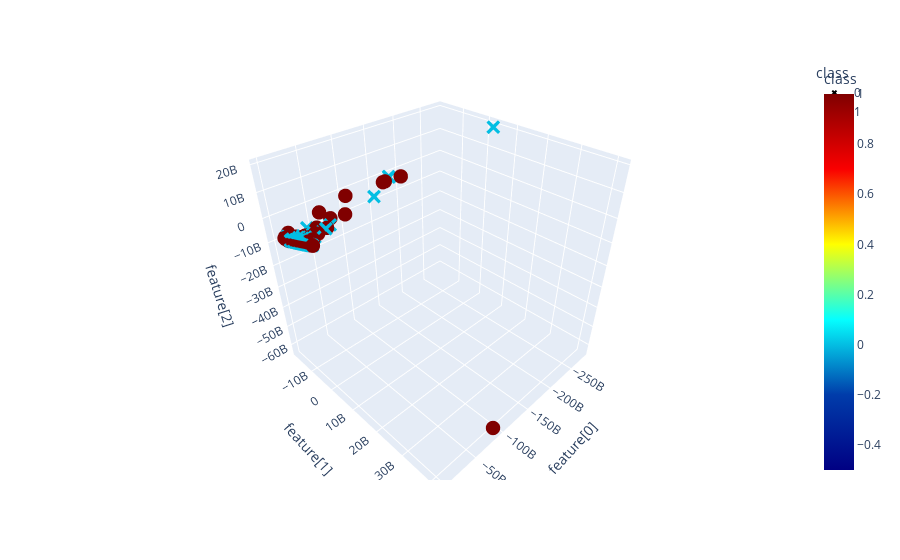

Notebook code cell kept with this figure:
### Code cell
run_analysis_pipeline('features_512_full_mask.csv')

### Figure 1 — Plotly figure (JSON) as saved in the notebook; plotly's stock layout.template omitted (floating-point values rounded to 4 significant figures; data arrays with more than 128 entries replaced by an {"elided": "..."} marker saying what was removed)
{"data": [{"hovertemplate": "class=%{marker.color}<br>feature[0]=%{x}<br>feature[1]=%{y}<br>feature[2]=%{z}<extra></extra>", "legendgroup": "0", "marker": {"color": {"elided": "1367 int values"}, "coloraxis": "coloraxis", "size": 5, "symbol": "x"}, "mode": "markers", "name": "0", "scene": "scene", "showlegend": true, "type": "scatter3d", "x": {"elided": "1367 float values"}, "y": {"elided": "1367 float values"}, "z": {"elided": "1367 float values"}}, {"hovertemplate": "class=%{marker.color}<br>feature[0]=%{x}<br>feature[1]=%{y}<br>feature[2]=%{z}<extra></extra>", "legendgroup": "1", "marker": {"color": {"elided": "1367 int values"}, "coloraxis": "coloraxis", "size": 5, "symbol": "circle"}, "mode": "markers", "name": "1", "scene": "scene", "showlegend": true, "type": "scatter3d", "x": {"elided": "1367 float values"}, "y": {"elided": "1367 float values"}, "z": {"elided": "1367 float values"}}], "layout": {"coloraxis": {"colorbar": {"title": {"text": "class"}}, "colorscale": [[0, "rgb(0,0,131)"], [0.2, "rgb(0,60,170)"], [0.4, "rgb(5,255,255)"], [0.6, "rgb(255,255,0)"], [0.8, "rgb(250,0,0)"], [1, "rgb(128,0,0)"]]}, "legend": {"title": {"text": "class"}, "tracegroupgap": 0}, "margin": {"t": 60}, "scene": {"domain": {"x": [0, 1], "y": [0, 1]}, "xaxis": {"title": {"text": "feature[0]"}}, "yaxis": {"title": {"text": "feature[1]"}}, "zaxis": {"title": {"text": "feature[2]"}}}}}
